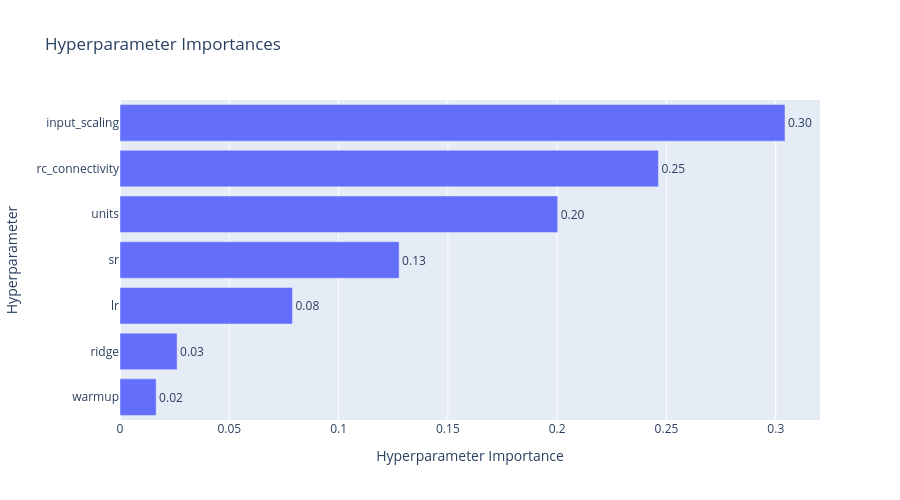

This figure's notebook cell:
### Code cell
# Plot parameter importances
fig = plot_param_importances(study)
fig.update_layout(title="Hyperparameter Importances", height=500)
fig.show()

### Figure 1 — Plotly figure (JSON) as saved in the notebook; plotly's stock layout.template omitted (floating-point values rounded to 4 significant figures)
{"data": [{"cliponaxis": false, "hovertemplate": ["warmup (IntDistribution): 0.016524289587059128<extra></extra>", "ridge (FloatDistribution): 0.026127707566311723<extra></extra>", "lr (FloatDistribution): 0.07891642953330534<extra></extra>", "sr (FloatDistribution): 0.12768494609856623<extra></extra>", "units (IntDistribution): 0.2002237451999044<extra></extra>", "rc_connectivity (FloatDistribution): 0.2463098369253405<extra></extra>", "input_scaling (FloatDistribution): 0.3042130450895127<extra></extra>"], "name": "Objective Value", "orientation": "h", "text": ["0.02", "0.03", "0.08", "0.13", "0.20", "0.25", "0.30"], "textposition": "outside", "type": "bar", "x": [0.01652, 0.02613, 0.07892, 0.1277, 0.2002, 0.2463, 0.3042], "y": ["warmup", "ridge", "lr", "sr", "units", "rc_connectivity", "input_scaling"]}], "layout": {"height": 500, "title": {"text": "Hyperparameter Importances"}, "xaxis": {"title": {"text": "Hyperparameter Importance"}}, "yaxis": {"title": {"text": "Hyperparameter"}}}}
